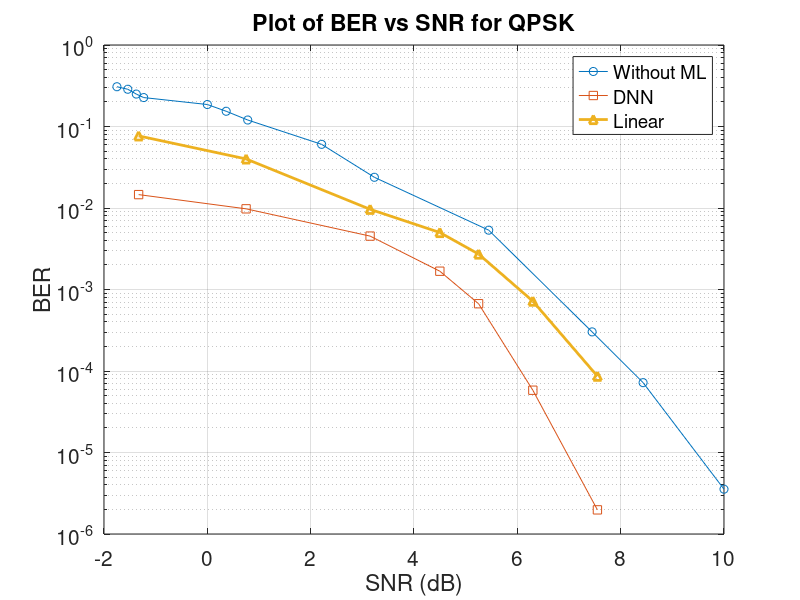
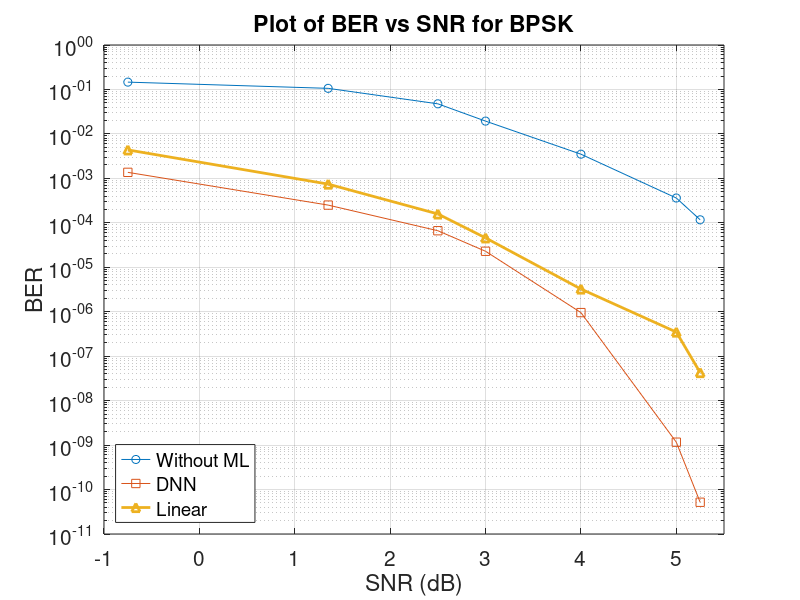
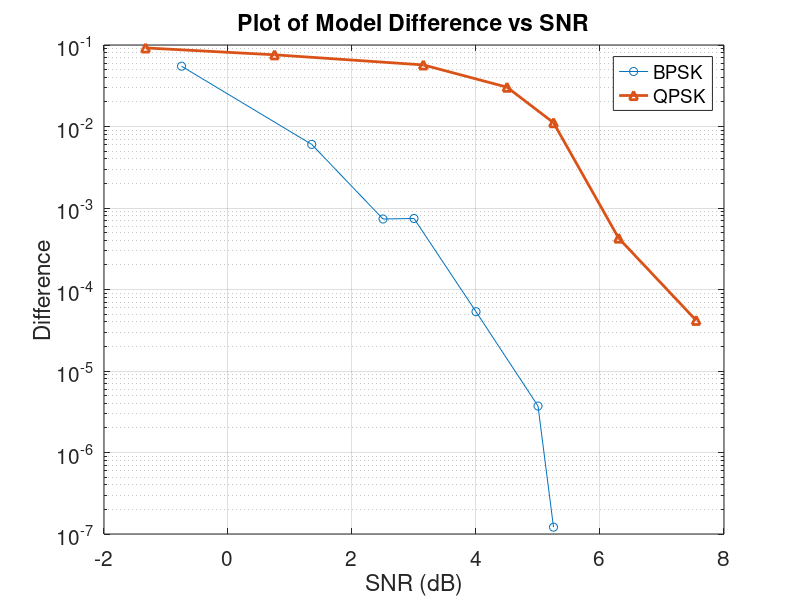

Source code (MATLAB) for these figures, in order:
% Defining the vectors
x = [-1.75,-1.54,-1.375,-1.232,0,0.365,0.782,2.212,3.233,5.446,7.4472,8.434,10];
y = [-0.512,-0.543,-0.602,-0.645,-0.7302,-0.813,-0.9203,-1.2189,-1.6232,-2.272,-3.52,-4.143,-5.45];
y_bpsk = [-0.835,-0.975,-1.323,-1.712,-2.456,-3.442,-3.932];
y_bpsk = 10.^y_bpsk;
y = 10.^y;

% ber plot of DNN and linear models for QPSK modulation
snr = [-1.33,0.75,3.15,4.5,5.25,6.3,7.55];
ber_dnn = [0.0146,0.00977,0.004522,0.0016767,0.000669,5.810e-05,1.9779e-06];
ber_linear = [0.07669,0.03999,0.0096408,0.0050023,0.0027223,0.0007193, 8.629475e-05];
model_difference = [0.0921,0.075832,0.05697997,0.03037,0.01113753,0.00042733,0.0000418475];

semilogy(x,y,'-o',snr,ber_dnn,'-s',snr,ber_linear,'-^','LineWidth',2);
grid on;
title('Plot of BER vs SNR for QPSK');
legend('Without ML','DNN','Linear');
xlabel('SNR (dB)');
ylabel('BER');
set(gca,'FontSize',15,'xlim',[-2 10],'ylim',[1e-6 1]);
figure();

% ber plot of ML models for BPSK modulation
snr_bpsk = [-0.75,1.35,2.5,3,4,5,5.25];
ber_bpsk = [];
ber_dnn_bpsk = [0.001366,0.0002505,6.643e-5,2.292e-05,9.56e-07,1.1621e-09,0.5178e-10];
ber_linear_bpsk = [0.00437,0.000743,1.584e-04,4.584e-05,3.244e-06,3.486e-07,4.276e-08];
model_difference_bpsk = [0.05494846,0.006031,0.000733,7.434e-04,5.345e-05,3.718e-06,1.214e-07];

semilogy(snr_bpsk,y_bpsk,'-o',snr_bpsk,ber_dnn_bpsk,'-s',snr_bpsk,ber_linear_bpsk,'-^','LineWidth',2);
grid on;
title('Plot of BER vs SNR for BPSK');
legend('Without ML','DNN','Linear','location','southwest');
xlabel('SNR (dB)');
ylabel('BER');
set(gca,'FontSize',15,'xlim',[-1 5.5],'ylim',[1e-11 1]);
figure();

semilogy(snr_bpsk,model_difference_bpsk,'-o',snr,model_difference,'-^','LineWidth',2);
grid on;
title('Plot of Model Difference vs SNR');
legend('BPSK','QPSK');
xlabel('SNR (dB)');
ylabel('Difference');
set(gca,'FontSize',15);

